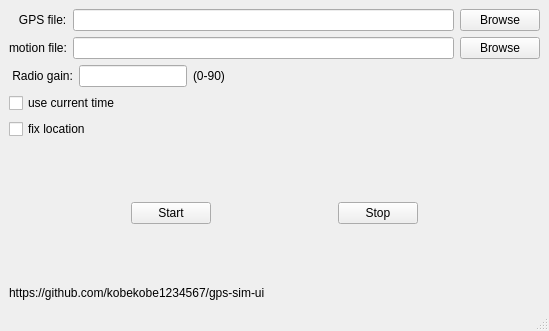
<?xml version="1.0" encoding="UTF-8"?>
<ui version="4.0">
 <class>MainWindow</class>
 <widget class="QMainWindow" name="MainWindow">
  <property name="geometry">
   <rect>
    <x>0</x>
    <y>0</y>
    <width>549</width>
    <height>331</height>
   </rect>
  </property>
  <property name="windowTitle">
   <string/>
  </property>
  <widget class="QWidget" name="centralwidget">
   <layout class="QVBoxLayout" name="verticalLayout">
    <item>
     <layout class="QHBoxLayout" name="horizontalLayout_4">
      <item>
       <widget class="QLabel" name="label_3">
        <property name="sizePolicy">
         <sizepolicy hsizetype="Minimum" vsizetype="Preferred">
          <horstretch>0</horstretch>
          <verstretch>0</verstretch>
         </sizepolicy>
        </property>
        <property name="text">
         <string>   GPS file:</string>
        </property>
       </widget>
      </item>
      <item>
       <widget class="QLineEdit" name="lineEdit_gpsfile">
        <property name="sizePolicy">
         <sizepolicy hsizetype="Expanding" vsizetype="Fixed">
          <horstretch>0</horstretch>
          <verstretch>0</verstretch>
         </sizepolicy>
        </property>
        <property name="minimumSize">
         <size>
          <width>0</width>
          <height>0</height>
         </size>
        </property>
       </widget>
      </item>
      <item>
       <widget class="QPushButton" name="pushButton_browsegps">
        <property name="text">
         <string>Browse</string>
        </property>
       </widget>
      </item>
     </layout>
    </item>
    <item>
     <layout class="QHBoxLayout" name="horizontalLayout_3">
      <item>
       <widget class="QLabel" name="label">
        <property name="sizePolicy">
         <sizepolicy hsizetype="Minimum" vsizetype="Preferred">
          <horstretch>0</horstretch>
          <verstretch>0</verstretch>
         </sizepolicy>
        </property>
        <property name="text">
         <string>motion file:</string>
        </property>
       </widget>
      </item>
      <item>
       <widget class="QLineEdit" name="lineEdit_motionfile">
        <property name="sizePolicy">
         <sizepolicy hsizetype="Expanding" vsizetype="Fixed">
          <horstretch>0</horstretch>
          <verstretch>0</verstretch>
         </sizepolicy>
        </property>
       </widget>
      </item>
      <item>
       <widget class="QPushButton" name="pushButton_browsemotion">
        <property name="text">
         <string>Browse</string>
        </property>
       </widget>
      </item>
     </layout>
    </item>
    <item>
     <layout class="QHBoxLayout" name="horizontalLayout_2">
      <item>
       <widget class="QLabel" name="label_2">
        <property name="sizePolicy">
         <sizepolicy hsizetype="Minimum" vsizetype="Preferred">
          <horstretch>0</horstretch>
          <verstretch>0</verstretch>
         </sizepolicy>
        </property>
        <property name="text">
         <string> Radio gain:</string>
        </property>
       </widget>
      </item>
      <item>
       <widget class="QLineEdit" name="lineEdit_gain">
        <property name="sizePolicy">
         <sizepolicy hsizetype="Preferred" vsizetype="Fixed">
          <horstretch>0</horstretch>
          <verstretch>0</verstretch>
         </sizepolicy>
        </property>
        <property name="maximumSize">
         <size>
          <width>16777215</width>
          <height>16777215</height>
         </size>
        </property>
       </widget>
      </item>
      <item>
       <widget class="QLabel" name="label_4">
        <property name="text">
         <string>(0-90)</string>
        </property>
       </widget>
      </item>
      <item>
       <spacer name="horizontalSpacer">
        <property name="orientation">
         <enum>Qt::Horizontal</enum>
        </property>
        <property name="sizeType">
         <enum>QSizePolicy::Expanding</enum>
        </property>
        <property name="sizeHint" stdset="0">
         <size>
          <width>178</width>
          <height>20</height>
         </size>
        </property>
       </spacer>
      </item>
     </layout>
    </item>
    <item>
     <widget class="QCheckBox" name="checkBox_currentTime">
      <property name="text">
       <string>use current time</string>
      </property>
     </widget>
    </item>
    <item>
     <widget class="QCheckBox" name="checkBox_holdLocation">
      <property name="text">
       <string>fix location</string>
      </property>
     </widget>
    </item>
    <item>
     <spacer name="verticalSpacer">
      <property name="orientation">
       <enum>Qt::Vertical</enum>
      </property>
      <property name="sizeHint" stdset="0">
       <size>
        <width>20</width>
        <height>50</height>
       </size>
      </property>
     </spacer>
    </item>
    <item>
     <layout class="QHBoxLayout" name="horizontalLayout">
      <item>
       <spacer name="horizontalSpacer_2">
        <property name="orientation">
         <enum>Qt::Horizontal</enum>
        </property>
        <property name="sizeHint" stdset="0">
         <size>
          <width>40</width>
          <height>20</height>
         </size>
        </property>
       </spacer>
      </item>
      <item>
       <widget class="QPushButton" name="pushButton_start">
        <property name="text">
         <string>Start</string>
        </property>
       </widget>
      </item>
      <item>
       <spacer name="horizontalSpacer_3">
        <property name="orientation">
         <enum>Qt::Horizontal</enum>
        </property>
        <property name="sizeHint" stdset="0">
         <size>
          <width>40</width>
          <height>20</height>
         </size>
        </property>
       </spacer>
      </item>
      <item>
       <widget class="QPushButton" name="pushButton_stop">
        <property name="text">
         <string>Stop</string>
        </property>
       </widget>
      </item>
      <item>
       <spacer name="horizontalSpacer_4">
        <property name="orientation">
         <enum>Qt::Horizontal</enum>
        </property>
        <property name="sizeHint" stdset="0">
         <size>
          <width>40</width>
          <height>20</height>
         </size>
        </property>
       </spacer>
      </item>
     </layout>
    </item>
    <item>
     <spacer name="verticalSpacer_2">
      <property name="orientation">
       <enum>Qt::Vertical</enum>
      </property>
      <property name="sizeHint" stdset="0">
       <size>
        <width>20</width>
        <height>50</height>
       </size>
      </property>
     </spacer>
    </item>
    <item>
     <widget class="QLabel" name="label_5">
      <property name="text">
       <string>https://github.com/kobekobe1234567/gps-sim-ui</string>
      </property>
     </widget>
    </item>
   </layout>
  </widget>
  <widget class="QStatusBar" name="statusbar"/>
  <widget class="QMenuBar" name="menubar">
   <property name="geometry">
    <rect>
     <x>0</x>
     <y>0</y>
     <width>549</width>
     <height>22</height>
    </rect>
   </property>
  </widget>
 </widget>
 <resources/>
 <connections/>
</ui>
